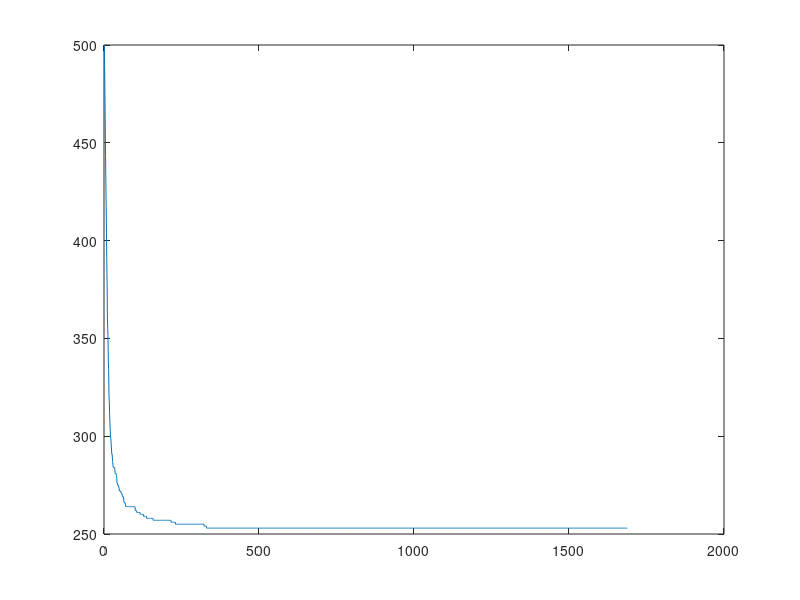

Recreate this plot in MATLAB.
pure = [500
490
474
459
443
430
418
404
390
377
361
355
349
338
334
321
318
312
307
303
300
299
296
294
291
291
289
287
285
284
284
284
284
284
283
281
281
281
281
280
279
276
276
275
275
275
274
274
273
272
272
272
272
272
271
271
271
270
270
269
269
269
269
267
266
266
266
266
265
264
264
264
264
264
264
264
264
264
264
264
264
264
264
264
264
264
264
264
264
264
264
264
264
264
264
264
264
264
264
264
262
262
262
262
262
261
261
261
261
261
261
261
261
261
261
261
260
260
260
260
260
260
260
260
260
260
260
259
259
259
259
259
259
259
259
259
259
258
258
258
258
258
258
258
258
258
258
258
258
258
258
258
258
258
258
258
258
258
257
257
257
257
257
257
257
257
257
257
257
257
257
257
257
257
257
257
257
257
257
257
257
257
257
257
257
257
257
257
257
257
257
257
257
257
257
257
257
257
257
257
257
257
257
257
257
257
257
257
257
257
257
257
257
257
257
257
256
256
256
256
256
256
256
256
256
256
256
256
256
256
255
255
255
255
255
255
255
255
255
255
255
255
255
255
255
255
255
255
255
255
255
255
255
255
255
255
255
255
255
255
255
255
255
255
255
255
255
255
255
255
255
255
255
255
255
255
255
255
255
255
255
255
255
255
255
255
255
255
255
255
255
255
255
255
255
255
255
255
255
255
255
255
255
255
255
255
255
255
255
255
255
255
255
255
255
255
255
255
255
255
255
255
254
254
254
254
254
254
254
254
253
253
253
253
253
253
253
253
253
253
253
253
253
253
253
253
253
253
253
253
253
253
253
253
253
253
253
253
253
253
253
253
253
253
253
253
253
253
253
253
253
253
253
253
253
253
253
253
253
253
253
253
253
253
253
253
253
253
253
253
253
253
253
253
253
253
253
253
253
253
253
253
253
253
253
253
253
253
253
253
253
253
253
253
253
253
253
253
253
253
253
253
253
253
253
253
253
253
253
253
253
253
253
253
253
253
253
253
253
253
253
253
253
253
253
253
253
253
253
253
253
253
253
253
253
253
253
253
253
253
253
253
253
253
253
253
253
253
253
253
253
253
253
253
253
253
253
253
253
253
253
253
253
253
253
253
253
253
253
253
253
253
253
253
253
253
253
253
253
253
253
253
253
253
253
253
253
253
253
253
253
253
253
253
253
253
253
253
253
253
253
253
253
253
253
253
253
253
253
253
253
253
253
253
253
253
253
253
253
253
253
253
253
253
253
253
253
253
253
253
253
253
253
253
253
253
253
253
253
253
253
253
253
253
253
253
253
253
253
253
253
253
253
253
253
253
253
253
253
253
253
253
253
253
253
253
253
253
253
253
253
253
253
253
253
253
253
253
253
253
253
253
253
253
253
253
253
253
253
253
253
253
253
253
253
253
253
253
253
253
253
253
253
253
253
253
253
253
253
253
253
253
253
253
253
253
253
253
253
253
253
253
253
253
253
253
253
253
253
253
253
253
253
253
253
253
253
253
253
253
253
253
253
253
253
253
253
253
253
253
253
253
253
253
253
253
253
253
253
253
253
253
253
253
253
253
253
253
253
253
253
253
253
253
253
253
253
253
253
253
253
253
253
253
253
253
253
253
253
253
253
253
253
253
253
253
253
253
253
253
253
253
253
253
253
253
253
253
253
253
253
253
253
253
253
253
253
253
253
253
253
253
253
253
253
253
253
253
253
253
253
253
253
253
253
253
253
253
253
253
253
253
253
253
253
253
253
253
253
253
253
253
253
253
253
253
253
253
253
253
253
253
253
253
253
253
253
253
253
253
253
253
253
253
253
253
253
253
253
253
253
253
253
253
253
253
253
253
253
253
253
253
253
253
253
253
253
253
253
253
253
253
253
253
253
253
253
253
253
253
253
253
253
253
253
253
253
253
253
253
253
253
253
253
253
253
253
253
253
253
253
253
253
253
253
253
253
253
253
253
253
253
253
253
253
253
253
253
253
253
253
253
253
253
253
253
253
253
253
253
253
253
253
253
253
253
253
253
253
253
253
253
253
253
253
253
253
253
253
253
253
253
253
253
253
253
253
253
253
253
253
253
253
253
253
253
253
253
253
253
253
253
253
253
253
253
253
253
253
253
253
253
253
253
253
253
253
253
253
253
253
253
253
253
253
253
253
253
253
253
253
253
253
253
253
253
253
253
253
253
253
253
253
253
253
253
253
253
253
253
253
253
253
253
253
253
253
253
253
253
253
253
253
253
253
253
253
253
253
253
253
253
253
253
253
253
253
253
253
253
253
253
253
253
253
253
253
253
253
253
253
253
253
253
253
253
253
253
253
253
253
253
253
253
253
253
253
253
253
253
253
253
253
253
253
253
253
253
253
253
253
253
253
253
253
253
253
253
253
253
253
253
253
253
253
253
253
253
253
253
253
253
253
253
253
253
253
253
253
253
253
253
253
253
253
253
253
253
253
253
253
253
253
253
253
253
253
253
253
253
253
253
253
253
253
253
253
253
253
253
253
253
253
253
253
253
253
253
253
253
253
253
253
253
253
253
253
253
253
253
253
253
253
253
253
253
253
253
253
253
253
253
253
253
253
253
253
253
253
253
253
253
253
253
253
253
253
253
253
253
253
253
253
253
253
253
253
253
253
253
253
253
253
253
253
253
253
253
253
253
253
253
253
253
253
253
253
253
253
253
253
253
253
253
253
253
253
253
253
253
253
253
253
253
253
253
253
253
253
253
253
253
253
253
253
253
253
253
253
253
253
253
253
253
253
253
253
253
253
253
253
253
253
253
253
253
253
253
253
253
253
253
253
253
253
253
253
253
253
253
253
253
253
253
253
253
253
253
253
253
253
253
253
253
253
253
253
253
253
253
253
253
253
253
253
253
253
253
253
253
253
253
253
253
253
253
253
253
253
253
253
253
253
253
253
253
253
253
253
253
253
253
253
253
253
253
253
253
253
253
253
253
253
253
253
253
253
253
253
253
253
253
253
253
253
253
253
253
253
253
253
253
253
253
253
253
253
253
253
253
253
253
253
253
253
253
253
253
253
253
253
253
253
253
253
253
253
253
253
253
253
253
253
253
253
253
253
253
253
253
253
253
253
253
253
253
253
253
253
253
253
253
253
253
253
253
253
253
253
253
253
253
253
253
253
253
253
253
253
253
253
253
253
253
253
253
253
253
253
253
253
253
253
253
253
253
253
253
253
253
253
253
253
253
253
253
253
253
253
253
253
253
253
253
253
253
253
253
253
253
253
253
253
253
253
253
253
253
253
253
253
253
253
253
253
253
253
253
253
253
253
253
253
253
253
253
253
253
253
253
253
253
253
253
253
253
253
253
253
253
253
253
253
253
253
253
253
253
253
253
253
253
253
253
253
253
253
253
253
253
253
253
253
253
253
253
253
253
253
253
253
253
253
253
253
253
253
253
253
253
253
253
253
253
253
253
253
253
253
253
253
253
253
253
253
253
253
253
253
253
253
253
253
253
253
253
253
253
253
253
253
253
253
253
253
253
253
253
253
253
253
253
253
253
253
253
253
253
253
253
253
253
253
253
253
253
253
253
253
253
253
253
253
253
253
253
253
253
253
253
253
253
253
253
253
253
253
253
253
253
253
253
253
253
253
253
253
253
253
253
253
253
253
253
253
253
253
253
253
253
253
253
253
253
253
253
253
253
253
253
253
253
253
253
253
253
253
253
253
253
253
253
253
253
253
253
253
253
253
253
253
253
253
253
253
253
253
253
253
253
253
253
253
253
253
253
253
253
253
253
253
253
253
253
253
253
253
253
253
253
253
253
253
253
253
253
253
253
253
253
253
253
253
253
253
253
253
253
];

plot (pure);
